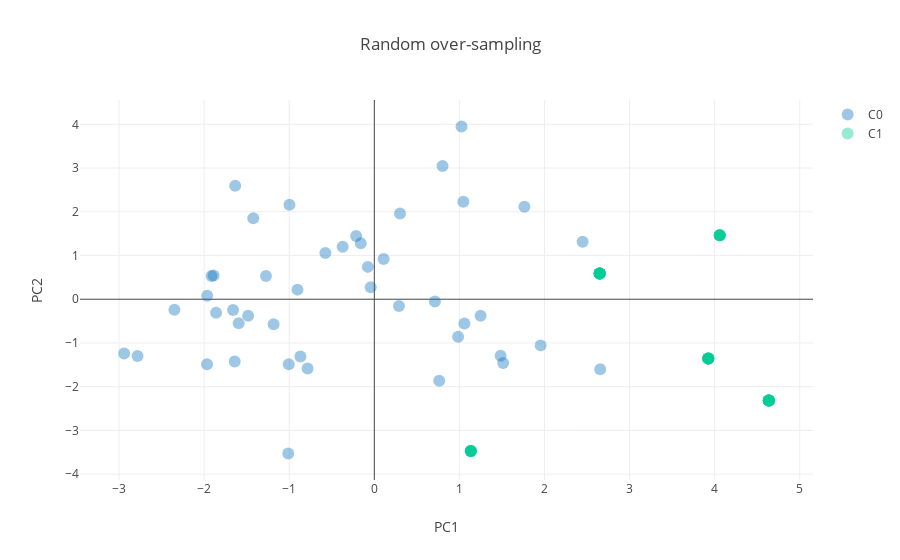

The notebook cell saved with this chart:
### Code cell
from imblearn.over_sampling import RandomOverSampler

ros = RandomOverSampler()
X_ros, y_ros = ros.fit_sample(X_PCA, y=df['target'])

print(X_ros.shape[0] - X_PCA.shape[0], 'new random picked points')

plot_2d_space(X_ros, y_ros, title='Random over-sampling')
